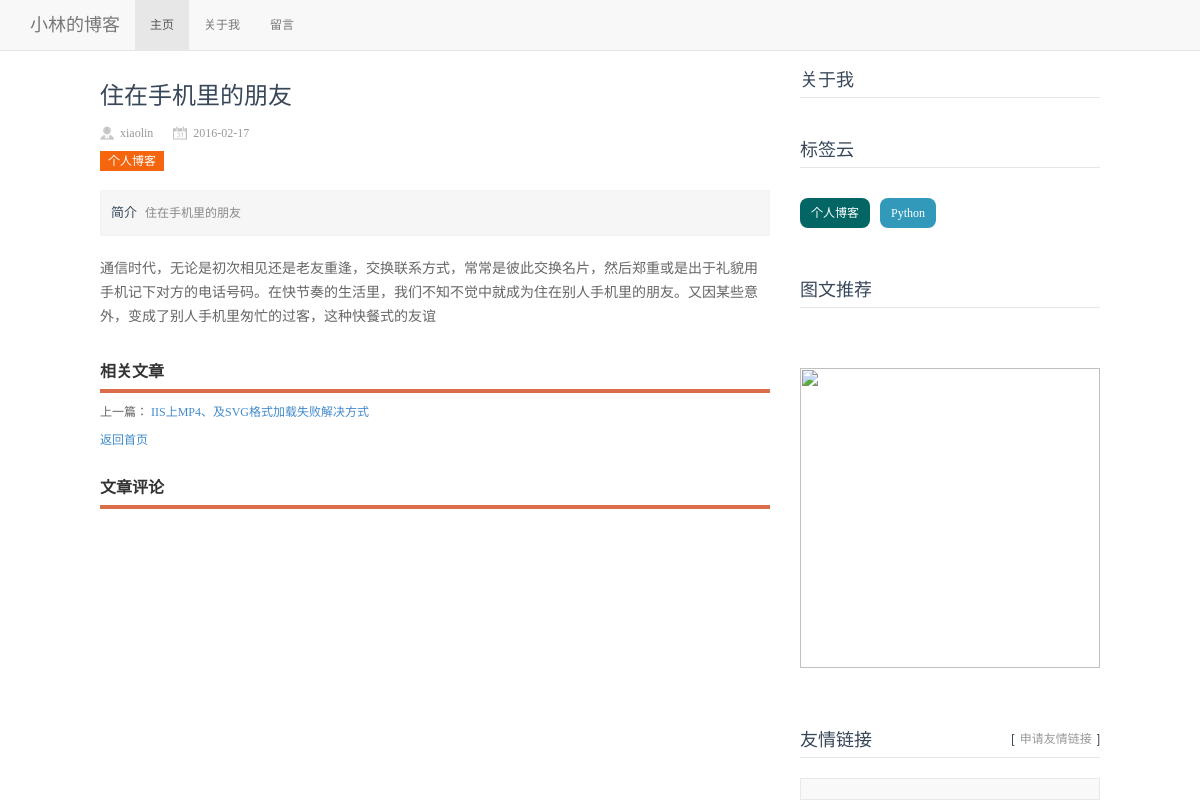
Before: /blog/1/ with the older database file.
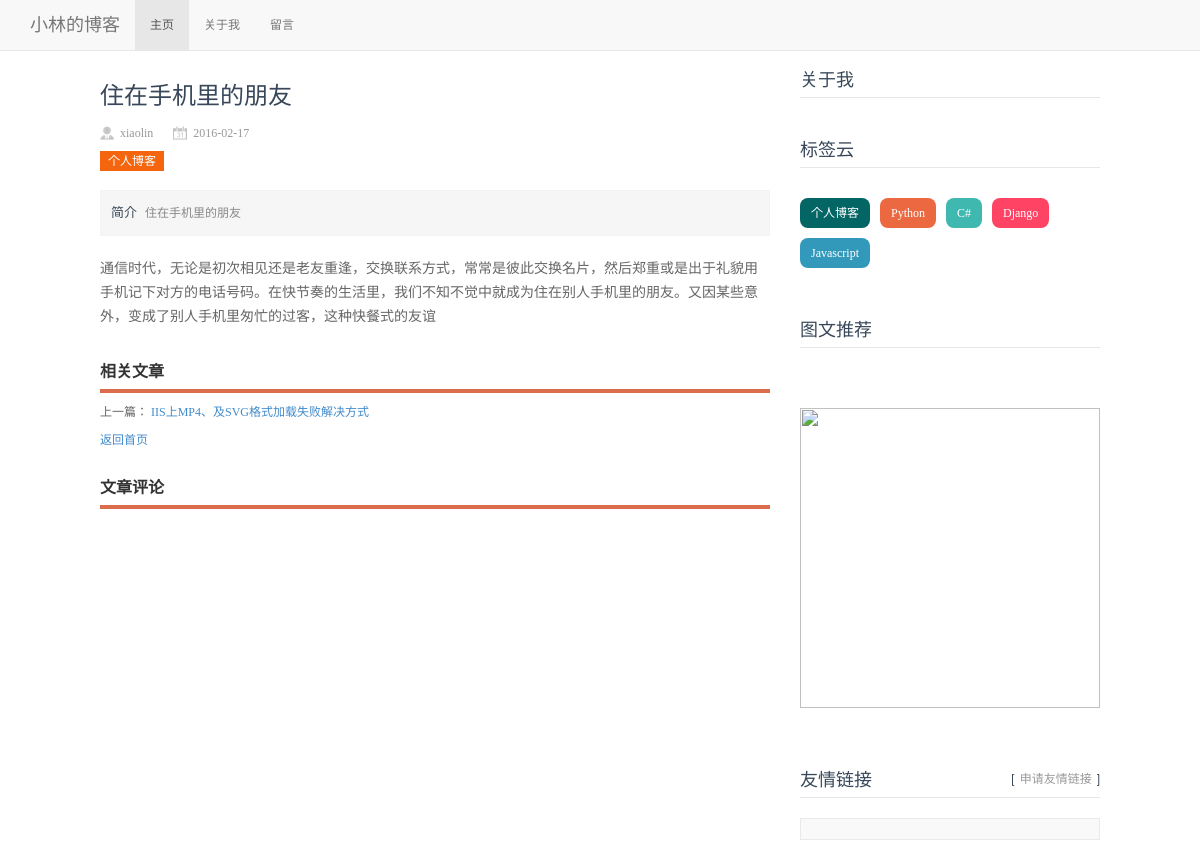
After: the same page with the newer database file.
### Blog/models.py (models this page shows, shortened)
class Blog(models.Model):
    caption=models.CharField('标题',max_length=50)
    author=models.ForeignKey(Author)
    tags=models.ManyToManyField(Tag,blank=True)
    content=models.TextField('内容')
    publish_time=models.DateTimeField('发表时间',auto_now_add=True)
    update_time=models.DateTimeField('更新时间',auto_now=True)
    def get_authorname(self,obj):
        return obj.author.name
    get_authorname.short_description='作者'
    def get_absolute_url(self):
        path = reverse('detailblog', kwargs={'id':self.id})
        return "http://127.0.0.1:8080%s" % path
    class Meta:
        ordering = ['-publish_time']
        verbose_name = '博客'
        verbose_name_plural = '博客'

class Author(models.Model):
    name=models.CharField('名字',max_length=30)
    email=models.EmailField('邮箱',blank=True)
    website=models.URLField('博客',blank=True)
    class Meta:
        verbose_name = '作者'
        verbose_name_plural = '作者'

class Tag(models.Model):
    tag_name=models.CharField('标签',max_length=20,blank=True)
    create_time=models.DateTimeField('创建时间',auto_now_add=True)
    class Meta:
        verbose_name = '标签'
        verbose_name_plural = '标签'

### Blog/views.py (the view)
# urls.py: url(r'^blog/(?P<id>\d+)/$','Blog.views.bolg',name='detailblog')
def bolg(request,id=''):
    prev=False
    next=False
    tags=Tag.objects.all()
    try:
        blog=Blog.objects.get(id=id)
        if int(id)!=1:
            next=Blog.objects.get(id=int(id)-1)
        blogs=Blog.objects.all()
        if int(id)+1<=blogs[0].id:
            prev=Blog.objects.get(id=int(id)+1)
    except Blog.DoesNotExist:
        raise Http404
    return render_to_response('blog_show.html',{'blog':blog,'prev':prev,'next':next,'tags':tags})

### Blog/templates/blog_show.html (shortened to what this page needs)
﻿{% extends  'base.html'%}
{% block content %}
<div class="l_box f_l">
    <div class="topnews">
        <div class="news_title">{{blog.caption}}</div>
        <div class="news_author">
            <span class="au01">{{blog.author.name}}</span><span class="au02">{{blog.publish_time|date:"Y-m-d"}}</span>
            <strong class="au04 f_r"><span class="ds-thread-count" data-thread-key="{{blog.id}}" data-count-type="comments"></span></strong>
        </div>
        <div class="tags">
            {% for tag in blog.tags.all%}
            <a>{{tag.tag_name}}</a>
            {% endfor %}
        </div>
        <div class="news_about">
            <strong>简介</strong>{{blog.caption}}
        </div>
        <div class="news_content">
            <ul>
                <p class="pageLink">
                    {{blog.content|safe}}
                </p>
            </ul>
        </div>
        <div class="otherlink">
            <h2>相关文章</h2>
            <ul>
                {% if prev %}
                <p>
                    上一篇： <a href="{% url 'detailblog' id=prev.id %}">{{prev.caption}}</a>
                </p>
                {% else %}
                <p>
                    <a href="/index/">返回首页</a>
                </p>
                {% endif%}
                {% if next %}
                <p>
                    下一篇：<a href="{% url 'detailblog' id=next.id %}">{{next.caption}}</a>
                </p>
                {% else %}
                <p>
                    <a href="/index/">返回首页</a>
                </p>
                {% endif%}
            </ul>
        </div>
        <div class="news_pl">
            <h2>文章评论</h2>
        </div>
    </div>
</div>
<div class="r_box f_r">
    <div class="tit01">
        <h3>关于我</h3>
    </div>
    <div class="cloud">
        <h3>标签云</h3>
        <ul>
            {% for tag in tags%}
            <li><a href="/">{{tag.tag_name}}</a></li>
            {%endfor%}
        </ul>
    </div>
    <div class="tuwen">
        <h3>图文推荐</h3>
    </div>
    <div class="ad">
        <img src="">
    </div>
    <div class="links">
        <h3>
            <span>[<a href="/">申请友情链接</a>]</span>友情链接
        </h3>
        <ul></ul>
    </div>
</div>
    {% endblock %}

### Blog/templates/base.html (shortened to what this page needs)
﻿<!DOCTYPE html>
<html>
<head>
    {% load staticfiles %}
    <link href="{% static 'css/bootstrap.min.css' %}" rel="stylesheet"/>
    <link href="{% static 'css/base.css' %}" rel="stylesheet" />
    <link href="{% static 'css/index.css'%}" rel="stylesheet"/>
    <link href="{% static 'css/calendar.css'%}" rel="stylesheet" />
</head>
<body>
    <nav class="navbar navbar-default navbar-fixed-top">
        <div class="container">
            <div class="navbar-header">
                <a class="navbar-brand" href="/index/">小林的博客</a>
            </div>
            <div id="navbar" class="navbar-collapse collapse">
                <ul class="nav navbar-nav">
                    <li id="index" class="active"><a href="/index/">主页</a></li>
                    <li id="about"><a href="/about/">关于我</a></li>
                    <li id="contact"><a href="#contact">留言</a></li>
                </ul>
            </div>
        </div>
    </nav>
    <article>
        {% block content %}
        {% endblock %}
    </article>
</body>
</html>

### Blog/static/css/base.css (style rules this page uses)
* { margin: 0; padding: 0 }
body { font: 12px/1.5 'Microsoft Yahei', 'Simsun'; color: #666666; background: #fff }
img { border: 0; display: block }
ul { list-style: none; }
h1, h2, h3, h4, h5, h6 { font-size: 100%; font-weight: normal; }
a { outline: none; }
.f_l { float: left }
.f_r { float: right }
.l_box { width: 670px; }
.r_box { width: 300px; }
article { width: 1000px; margin: 20px auto; }
.cloud { width: 100%; clear: both; overflow: hidden }
.cloud h3 { line-height: 40px; color: #38485A; font-size: 18px; border-bottom: 1px solid #E6E6E6; height: 40px; }
.cloud ul { margin: 20px 0 }
.cloud ul li { line-height: 24px;display: block; background: #999; float: left; padding: 3px 11px; margin: 10px 10px 0 0; border-radius: 8px; -moz-transition: all 0.5s; -webkit-transition: all 0.5s; -o-transition: all 0.5s; transition: all 0.5s; }
.cloud ul li a { color: #FFF }
.cloud ul li:nth-child(8n-7) { background: #8A9B0F }
.cloud ul li:nth-child(8n-6) { background: #EB6841 }
.cloud ul li:nth-child(8n-5) { background: #3FB8AF }
.cloud ul li:nth-child(8n-4) { background: #FE4365 }
.cloud ul li:nth-child(8n-3) { background: #FC9D9A }
.cloud ul li:first-child { background: #036564 }
.cloud ul li:last-child { background: #3299BB }

### Blog/static/css/index.css (style rules this page uses)
.topnews { margin: 20px 0; }
.topnews h2 { font-size: 16px; font-weight: bold; line-height: 36px; color: #333; border-bottom: #db6d4c 4px solid; }
.tit01 h3 { line-height: 40px; color: #38485A; font-size: 18px; border-bottom: 1px solid #E6E6E6; height: 40px }
.tuwen { width: 100%; clear: both; overflow: hidden; margin: 20px 0 }
.tuwen h3 { line-height: 40px; color: #38485A; font-size: 18px; border-bottom: 1px solid #E6E6E6; height: 40px; margin-bottom: 30px }
.ad { width: 300px; overflow: hidden; margin: 30px 0 }
.ad img { width: 300px; }
.links { width: 100%; overflow: hidden; clear: both }
.links h3 { line-height: 40px; color: #38485A; font-size: 18px; border-bottom: 1px solid #E6E6E6; height: 40px; margin-bottom: 20px }
.links h3 span { float: right; font-size: 12px; }
.links h3 span a { color: #999; padding: 0 5px }
.links ul { background: #f9f9f9; padding: 10px; overflow: hidden; border: #e9e9e9 1px solid }
.news_title { font-size: 24px; font-weight: 400; padding: 20px 0 10px 0; color: #38485A; }
.news_author { width: 100%; color: #999999; line-height: 18px; }
.news_author span { margin-right: 20px; padding-left: 20px; }
.au01 { background: url(../images/author2.png) no-repeat left center; }
.au02 { background: url(../images/date.png) no-repeat left center; }
.au04 { font-weight: normal; }
.f_r { float: right; }
.tags { margin: 10px 0; }
.tags a { background: #F4650E; padding: 3px 8px; margin: 0 5px 0 0; color: #fff; }
.news_about { color: #888888; border: 1px solid #F3F3F3; padding: 10px; margin: 20px auto 15px auto; line-height: 23px; background: none repeat 0 0 #F6F6F6; }
.news_about strong { color: #38485A; font-weight: 400 !important; font-size: 13px; padding-right: 8px; }
.news_content { line-height: 24px; font-size: 14px; }
.news_content p { overflow: hidden; padding-bottom: 4px; padding-top: 6px; word-wrap: break-word; }

Changed rows visible on the page:
added Tag: tag_name "C#", shown under "标签云"
added Tag: tag_name "Django", shown under "标签云"
added Tag: tag_name "Javascript", shown under "标签云"
